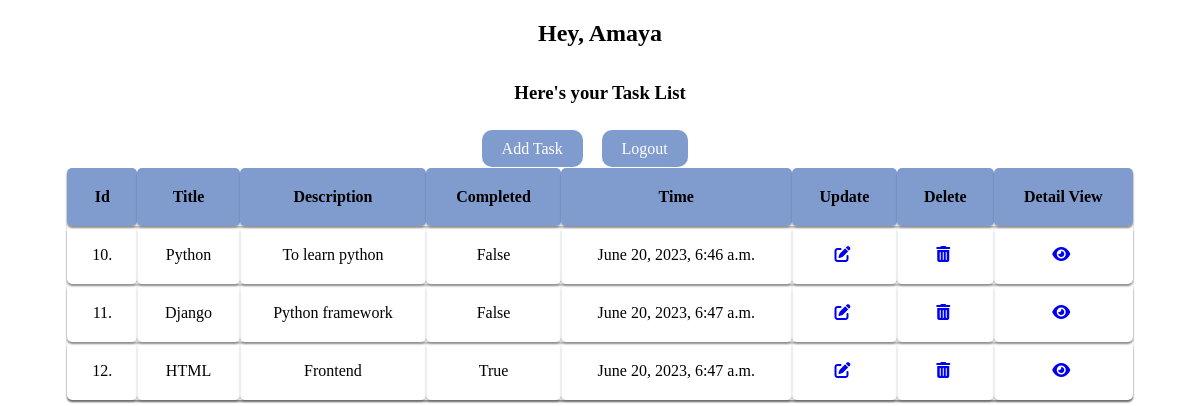
The page /list/ (signed in) on the database its author committed.
### todos/models.py (models this page shows, shortened)
class Task(models.Model):
    user = models.ForeignKey(User, on_delete=models.CASCADE, null=True, blank=True)
    title = models.CharField(max_length=150, null=True, blank=True)
    description = models.TextField(default='')
    completed = models.BooleanField(default=False)
    created = models.DateTimeField(auto_now_add=True)

### todos/views.py (the view)
# urls.py: path('list/', TaskList.as_view(), name='task'),  # for class based
class TaskList(LoginRequiredMixin, ListView):
    model = Task  # model that is used
    context_object_name = 'task'  # variable name in template context(making user friendly)
    template_name = 'list.html'
    def get_context_data(self, **kwargs):
        context = super().get_context_data(**kwargs)
        context['task'] = context['task'].filter(user=self.request.user)
        context['count'] = context['task'].filter(completed=False).count()
        return context

### templates/list.html (shortened to what this page needs)
{% load static %}
<!DOCTYPE html>
<html lang="en">
<head>
    <link rel="stylesheet" href="https://cdnjs.cloudflare.com/ajax/libs/font-awesome/6.2.1/css/all.min.css"
/>
    <link rel="stylesheet" href="{% static 'list_style.css' %}">
</head>
<body>
<div class="header-bar">
    <div>
        <h2>Hey, {{ user.username | title}}</h2>
        <h3>Here's your Task List</h3>
    </div>
</div>
<div class="task-btn">
    <div class="add-btn">
        <a href="{% url 'task-create' %}">Add Task</a>
    </div>
    <div class="logout-btn">
        {% if request.user.is_authenticated %}
        <a class="btn" href="{% url 'logout' %}">Logout</a>
        {% else %}
        <a class="btn" href="{% url 'login' %}">Login</a>
        {% endif %}
    </div>
</div>
<table>
    <div class="task-items-wrapper">
        <tr>
            <th>Id</th>
            <th>Title</th>
            <th>Description</th>
            <th>Completed</th>
            <th>Time</th>
            <th>Update</th>
            <th>Delete</th>
            <th>Detail View</th>
        </tr>
        {% for tasks in task %}
        <tr>
            <td>{{tasks.id}}.</td>
            <td>{{tasks.title}}</td>
            <td>{{tasks.description}}</td>
            <td>{{tasks.completed}}</td>
            <td>{{tasks.created}}</td>
            <td><a href="{% url 'task-update' tasks.id %}"><i class="fas fa-edit"></i></a></td>
            <td><a href="{% url 'task-delete' tasks.id %}"><i class="fas fa-trash-alt"></i></a></td>
            <td><a href="{% url 'task-details' tasks.id %}"><i class="fas fa-eye"></i></a></td>
        </tr>
        {% endfor%}
    </div>
</table>
</body>
</html>

### todos/static/list_style.css (style rules this page uses)
body { background: #fff; }
h3 { text-align:center; margin-block: 3%; }
h2 { text-align: center; margin-bottom: 2%; }
.task-btn { width: 20%; margin-inline: auto; margin-block: 10px; display: grid; grid-template-columns: repeat(2, 1fr); gap: 0.2rem; align-items: right; }
.add-btn a { text-decoration: none; background: #809bce; color: #fff; padding: 10px 20px; border-radius: 10px; }
.logout-btn a { text-decoration: none; background: #809bce; color: #fff; padding: 10px 20px; border-radius: 10px; }
table { margin-inline: auto; width: 90%; }
table, tr, td, th { border: none; box-shadow: 0px 2px 2px rgba(0, 0, 0, 0.25); border-collapse:collapse; border-radius: 5px; padding:20px; text-align:center; }
th { background-color: #809bce; }
i.fas { margin-right: 4px; border: none; }

### rows shown on the page
Task: id "10", title "Python", description "To learn python", completed "False", created "June 20, 2023, 6:46 a.m."
Task: id "11", title "Django", description "Python framework", completed "False", created "June 20, 2023, 6:47 a.m."
Task: id "12", title "HTML", description "Frontend", completed "True", created "June 20, 2023, 6:47 a.m."

### other values the page prints
{{ user.username | title }} "Amaya"
